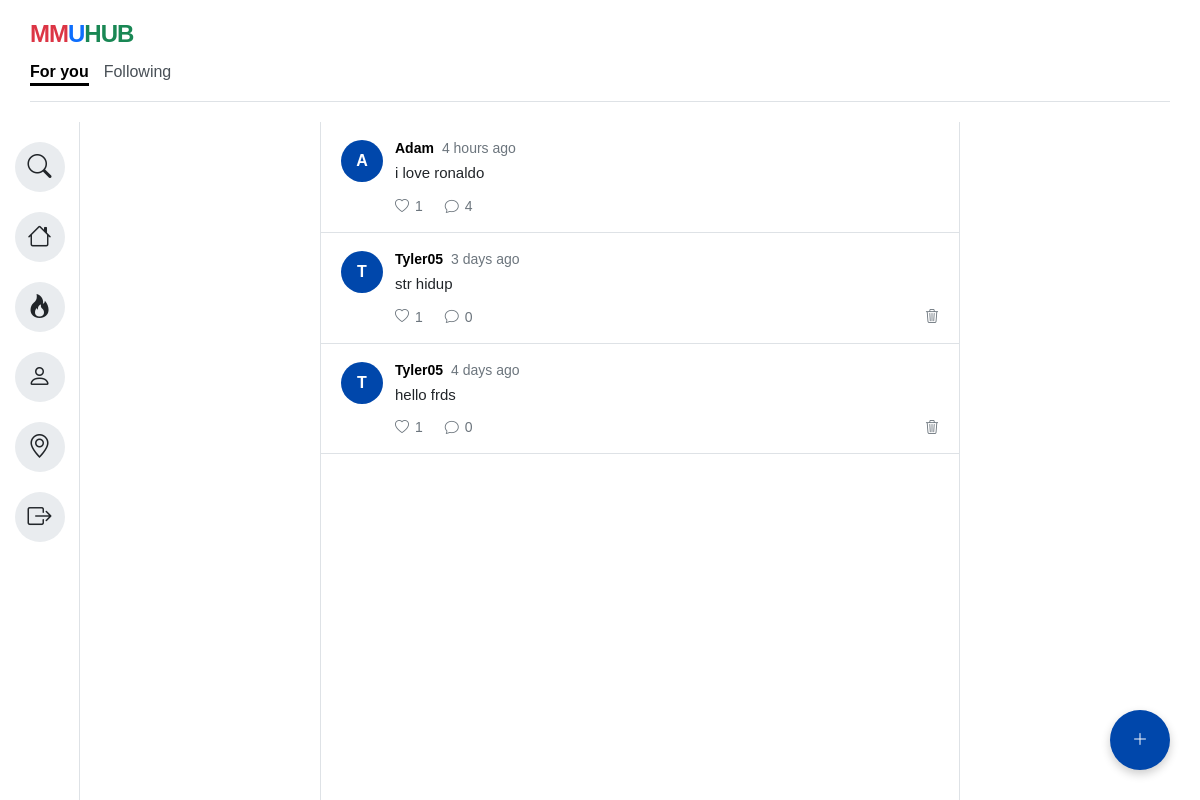
The page /Homepage.html (signed in) on the database its author committed.
### tables this page shows
CREATE TABLE posts (
        id INTEGER PRIMARY KEY AUTOINCREMENT,
        user_id INTEGER,
        content TEXT,
        created_at TIMESTAMP DEFAULT CURRENT_TIMESTAMP,
        FOREIGN KEY(user_id) REFERENCES users(id)
    );

CREATE TABLE users (
        id INTEGER PRIMARY KEY AUTOINCREMENT,
        username TEXT UNIQUE NOT NULL,
        email TEXT UNIQUE NOT NULL,
        password TEXT NOT NULL
    );

### app.py (the view)
@app.route("/Homepage.html")
def homepage():
    if "user" not in session:
        return redirect(url_for("login_page"))
    posts = get_all_posts()
    formatted_posts = []
    for post in posts:
        formatted_posts.append({
    "id": post[0],
    "username": post[1],
    "content": post[2],
    "time": time_ago(post[3]),
    "likes": get_like_count(post[0])["likes"],
    "comments": get_comment_count(post[0])
})
    return render_template(
        "Homepage.html",
        username=session["user"]["username"],
        posts=formatted_posts
    )

### comments.py (called while the page is built)
def get_comment_count(post_id):
    conn = connect()
    cursor = conn.cursor()
    cursor.execute(
        "SELECT COUNT(*) FROM comments WHERE post_id=?",
        (post_id,)
    )
    count = cursor.fetchone()[0]
    conn.close()
    return count

### database.py (called while the page is built)
def connect():
    return sqlite3.connect("app.db")

### likes.py (called while the page is built)
def get_like_count(post_id):
    conn = connect()
    cursor = conn.cursor()
    cursor.execute(
        "SELECT COUNT(*) FROM likes WHERE post_id=?",
        (post_id,)
    )
    count = cursor.fetchone()[0]
    conn.close()
    return {"likes": count}

### posts.py (called while the page is built)
def get_all_posts():
    conn = connect()
    cursor = conn.cursor()
    cursor.execute("""
        SELECT
            posts.id,
            users.username,
            posts.content,
            posts.created_at
        FROM posts
        JOIN users
            ON posts.user_id = users.id
        ORDER BY posts.created_at DESC
    """)
    posts = cursor.fetchall()
    conn.close()
    return posts

### templates/Homepage.html (shortened to what this page needs)
<!DOCTYPE html>
<html lang="en">
<head>
<link rel="stylesheet"
      href="{{ url_for('static', filename='style.css') }}">
    <link rel="stylesheet" href="https://cdn.jsdelivr.net/npm/bootstrap-icons@1.11.1/font/bootstrap-icons.css">
</head>
<body>
    <div class="app-background">
        <div class="main-container">
            <header>
                <div class="logo">
                    <span class="red">MM</span><span class="blue">U</span><span class="green">HUB</span>
                </div>
                <div class="tabs">
                    <div class="tab-item active"><a href="Homepage.html">For you</a></div>
                    <div class="tab-item"><a href="Following.html">Following</a></div>
                </div>
                <hr class="header-line">
            </header>
            <div class="content-wrapper">
                <aside class="sidebar">
                    <div class="icon-group">
                      <a href="Search.html" class="icon-circle" data-tooltip="Search"><i class="bi bi-search"></i></a>
                      <a href="Homepage.html" class="icon-circle" data-tooltip="Home"><i class="bi bi-house"></i></a>
                      <a href="Trending.html" class="icon-circle" data-tooltip="Trending"><i class="bi bi-fire"></i></a>
                      <a href="Profile.html" class="icon-circle" data-tooltip="Profile"><i class="bi bi-person"></i></a>
                      <a href="Map.html" class="icon-circle" data-tooltip="Map"><i class="bi bi-geo-alt"></i></a>
                      <a href="/logout" class="icon-circle logout-icon" data-tooltip="Logout"><i class="bi bi-box-arrow-right"></i></a>
                    </div>
                </aside>
                <main class="content-area">
                    <section class="feed-container">
                        {% for post in posts %}
<article class="feed-post">
    <div class="feed-avatar avatar-blue">
        {{ post.username[0]|upper }}
    </div>
    <div class="feed-post-body">
        <div class="feed-post-header">
            <strong>{{ post.username }}</strong>
            <span>{{ post.time }}</span>
        </div>
        <p>{{ post.content }}</p>
        <div class="feed-actions">
    <button
        type="button"
        class="like-btn"
        data-post-id="{{ post.id }}">
        <i class="bi bi-heart"></i>
        <span class="like-count">{{ post.likes }}</span>
    </button>
    <button
    type="button"
    class="comment-btn"
    data-post-id="{{ post.id }}">
    <i class="bi bi-chat"></i>
    <span class="comment-count">{{ post.comments }}</span>
    </button>
    {% if post.username == username %}
    <button
        type="button"
        class="delete-btn"
        data-post-id="{{ post.id }}"
        title="Delete Post">
        <i class="bi bi-trash3"></i>
    </button>
    {% endif %}
</div>
    </div>
</article>
{% endfor %}
                    </section>
                    <div id="createPostBtn" class="createPostBtn" data-tooltip="New Post">
                        <i class="bi bi-plus-lg"></i>
                    </div>
                </main>
            </div>
        </div>
    </div>
</body>
</html>

### static/style.css (style rules this page uses)
* { box-sizing: border-box; margin: 0; padding: 0; font-family: Arial, sans-serif; }
body, html { height: 100%; width: 100%; overflow: hidden; }
.app-background { background-color: #212529; width: 100vw; height: 100vh; display: flex; justify-content: center; align-items: center; padding: 0; }
.main-container { background-color: #ffffff; width: 100%; height: 100%; display: flex; flex-direction: column; overflow: hidden; }
header { padding: 20px 30px; }
.logo { font-size: 24px; font-weight: bold; letter-spacing: -1px; margin-bottom: 15px; }
.logo .red { color: #dc3545; }
.logo .blue { color: #0d6efd; }
.logo .green { color: #198754; }
a { text-decoration: none; color: inherit; }
.tabs { display: flex; gap: 15px; font-size: 16px; color: #495057; }
.tab-item { position: relative; padding-bottom: 5px; cursor: pointer; }
.tab-item.active { font-weight: bold; color: #000000; cursor: default; }
.tab-item::after { content: ''; position: absolute; left: 0; bottom: 0; width: 100%; height: 3px; background-color: #000000; transform: scaleX(0); transition: transform 0.2s ease-in-out; transform-origin: center; }
.tab-item.active::after { transform: scaleX(1); }
.tab-item:not(.active) { cursor: pointer; }
.header-line { margin-top: 15px; border: none; border-bottom: 1px solid #dee2e6; }
.content-wrapper { display: flex; justify-content: center; position: relative; flex: 1; min-height: 0; }
.sidebar { width: 80px; background-color: #ffffff; border-right: 1px solid #dee2e6; display: flex; flex-direction: column; align-items: center; padding: 20px 0; }
.icon-group { display: flex; flex-direction: column; gap: 20px; }
.icon-circle { width: 50px; height: 50px; background-color: #e9ecef; border-radius: 50%; display: flex; justify-content: center; align-items: center; font-size: 24px; color: #212529; cursor: pointer; transition: background-color 0.2s; position: relative; }
.content-area { flex: 1; background-color: #ffffff; position: relative; overflow-y: auto; }
.feed-container { width: 100%; max-width: 640px; min-height: 100%; border-left: 1px solid #dee2e6; border-right: 1px solid #dee2e6; background-color: #ffffff; margin: 0 auto; }
.feed-post { display: flex; gap: 12px; padding: 18px 20px; border-bottom: 1px solid #dee2e6; }
.feed-avatar { width: 42px; height: 42px; border-radius: 50%; color: #ffffff; display: flex; align-items: center; justify-content: center; font-weight: 700; flex-shrink: 0; }
.avatar-blue { background-color: #0047AB; }
.feed-post-body { min-width: 0; flex: 1; }
.feed-post-header { display: flex; align-items: center; gap: 8px; flex-wrap: wrap; margin-bottom: 6px; font-size: 14px; }
.feed-post-header span { color: #6c757d; }
.feed-post-body p { font-size: 15px; line-height: 1.45; color: #212529; }
.feed-actions { display: flex; gap: 22px; margin-top: 14px; }
.feed-actions button { border: none; background: none; color: #6c757d; display: flex; align-items: center; gap: 6px; font-size: 14px; cursor: pointer; padding: 0; }
.createPostBtn { position: fixed; bottom: 30px; right: 30px; z-index: 999; width: 60px; height: 60px; border-radius: 50%; background-color: #0047AB; color: white; display: flex; justify-content: center; align-items: center; box-shadow: 0 4px 10px rgba(0,0,0,0.2); cursor: pointer; }
[data-tooltip]::after { content: attr(data-tooltip); position: absolute; left: 65px; background-color: #212529; color: #ffffff; padding: 6px 12px; border-radius: 6px; font-size: 13px; white-space: nowrap; opacity: 0; visibility: hidden; transition: opacity 0.2s ease, visibility 0.2s ease; pointer-events: none; z-index: 100; }
.createPostBtn[data-tooltip]::after { left: auto; right: 70px; bottom: 17px; }
.delete-btn { background: transparent; border: none; color: #9ca3af; cursor: pointer; font-size: 16px; margin-left: auto; transition: all .2s ease; }
.logout-icon { margin-top: auto; }

### rows shown on the page
posts: username "A", username "Adam", time "4 hours ago", content "i love ronaldo", likes "1", comments "4"
posts: username "T", username "Tyler05", time "3 days ago", content "str hidup", likes "1", comments "0"
posts: username "T", username "Tyler05", time "4 days ago", content "hello frds", likes "1", comments "0"
